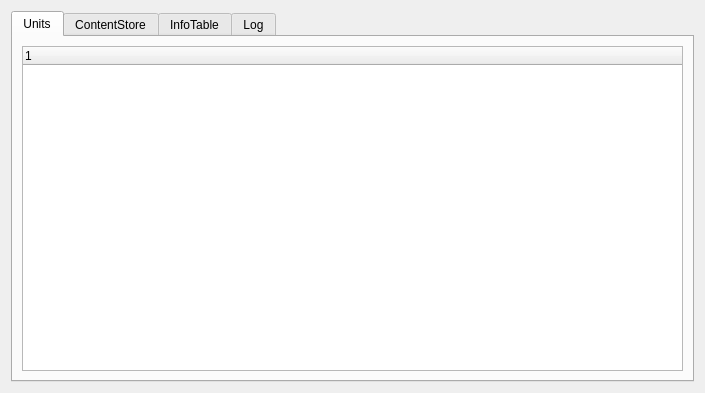
<?xml version="1.0" encoding="UTF-8"?>
<ui version="4.0">
 <class>NodeInfo</class>
 <widget class="QDialog" name="NodeInfo">
  <property name="geometry">
   <rect>
    <x>0</x>
    <y>0</y>
    <width>705</width>
    <height>393</height>
   </rect>
  </property>
  <property name="windowTitle">
   <string>Dialog</string>
  </property>
  <layout class="QGridLayout" name="gridLayout">
   <item row="0" column="0">
    <widget class="QTabWidget" name="tabWidget">
     <property name="currentIndex">
      <number>0</number>
     </property>
     <widget class="QWidget" name="tab_unit">
      <attribute name="title">
       <string>Units</string>
      </attribute>
      <layout class="QGridLayout" name="gridLayout_4">
       <item row="0" column="0">
        <widget class="UnitTreeWidget" name="tree_unit">
         <property name="mouseTracking">
          <bool>true</bool>
         </property>
         <property name="showDropIndicator" stdset="0">
          <bool>true</bool>
         </property>
         <attribute name="headerHighlightSections">
          <bool>false</bool>
         </attribute>
         <column>
          <property name="text">
           <string notr="true">1</string>
          </property>
         </column>
        </widget>
       </item>
      </layout>
     </widget>
     <widget class="QWidget" name="tab_cs">
      <attribute name="title">
       <string>ContentStore</string>
      </attribute>
      <layout class="QGridLayout" name="gridLayout_3">
       <item row="0" column="0">
        <widget class="NodeCSTableWidget" name="table_cs"/>
       </item>
      </layout>
     </widget>
     <widget class="QWidget" name="tab_infotable">
      <attribute name="title">
       <string>InfoTable</string>
      </attribute>
      <layout class="QGridLayout" name="gridLayout_2">
       <item row="0" column="0">
        <widget class="NodeInfoTreeWidget" name="tree_info">
         <column>
          <property name="text">
           <string notr="true">1</string>
          </property>
         </column>
        </widget>
       </item>
      </layout>
     </widget>
     <widget class="QWidget" name="tab_log">
      <attribute name="title">
       <string>Log</string>
      </attribute>
      <layout class="QGridLayout" name="gridLayout_5">
       <item row="0" column="0">
        <widget class="LogTableWidget" name="table_log">
         <column>
          <property name="text">
           <string>Order</string>
          </property>
         </column>
         <column>
          <property name="text">
           <string>Time</string>
          </property>
         </column>
         <column>
          <property name="text">
           <string>Action</string>
          </property>
         </column>
         <column>
          <property name="text">
           <string>Args</string>
          </property>
         </column>
        </widget>
       </item>
      </layout>
     </widget>
    </widget>
   </item>
  </layout>
 </widget>
 <customwidgets>
  <customwidget>
   <class>LogTableWidget</class>
   <extends>QTableWidget</extends>
   <header>visualizer</header>
  </customwidget>
  <customwidget>
   <class>NodeCSTableWidget</class>
   <extends>QTableWidget</extends>
   <header>visualizer</header>
  </customwidget>
  <customwidget>
   <class>NodeInfoTreeWidget</class>
   <extends>QTreeWidget</extends>
   <header>visualizer</header>
  </customwidget>
  <customwidget>
   <class>UnitTreeWidget</class>
   <extends>QTreeWidget</extends>
   <header>visualizer</header>
  </customwidget>
 </customwidgets>
 <resources/>
 <connections/>
</ui>
